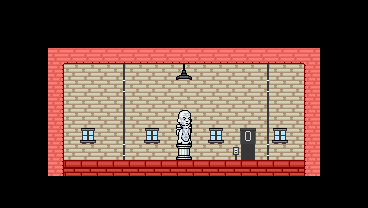

This game map was drawn from its Tiled (.tmx) file and the tilesets committed beside it. A one-line description and the trimmed map source follow:
An orthogonal 23x13 tile map with 16x16 px tiles, 6 tile layers (skybox, background, midground, foreground, ...), 2 tilesets.

<map version="1.0" orientation="orthogonal" renderorder="right-down" width="23" height="13" tilewidth="16" tileheight="16" backgroundcolor="#000000" nextobjectid="1">
 <tileset firstgid="1" name="maptile1" tilewidth="16" tileheight="16" spacing="1" tilecount="434" columns="7">
  <image source="tileset/maptile1.PNG" width="118" height="1053" />
 </tileset>
 <tileset firstgid="435" name="logitile0" tilewidth="16" tileheight="16" spacing="1" tilecount="7" columns="7">
  <image source="tileset/logitile0.png" width="118" height="16" />
  <tile id="0">
   <properties>
    <property name="clip" value="0" />
   </properties>
  </tile>
  <tile id="1">
   <properties>
    <property name="hook" value="debug2" />
   </properties>
  </tile>
 </tileset>
 <layer name="skybox" width="23" height="13">
  <data>[299 cells, 0 non-empty, 0 distinct tile ids]</data>
 </layer>
 <layer name="background" width="23" height="13">
  <data>[299 cells, 105 non-empty, 7 distinct tile ids]</data>
 </layer>
 <layer name="midground" width="23" height="13">
  <data>[299 cells, 51 non-empty, 10 distinct tile ids]</data>
 </layer>
 <layer name="foreground" width="23" height="13">
  <data>[299 cells, 0 non-empty, 0 distinct tile ids]</data>
 </layer>
 <layer name="collision" width="23" height="13" opacity="0.49">
  <data>[299 cells, 46 non-empty, 1 distinct tile ids]</data>
 </layer>
 <layer name="reference" width="23" height="13" opacity="0.79">
  <data>[299 cells, 1 non-empty, 1 distinct tile ids]</data>
 </layer>
</map>
